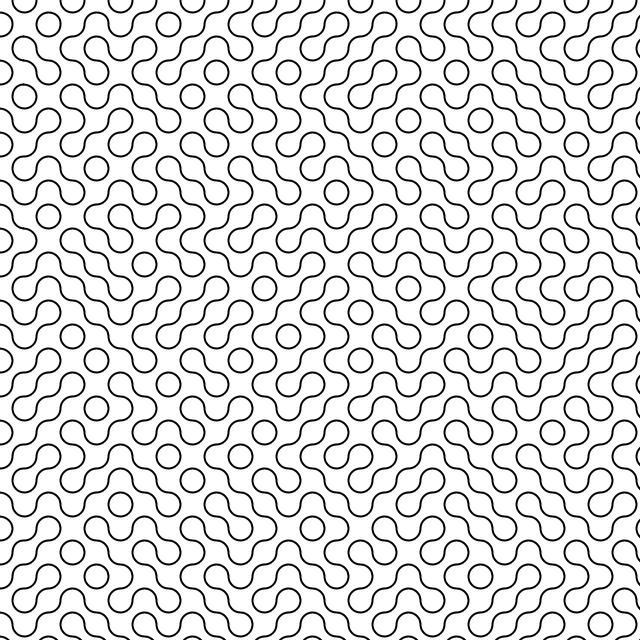
Frame 1 (no input)
Frame 60 (the mouse pressed at the canvas centre just before this capture): identical to frame 1, image omitted
Frame 120 (the mouse held since frame 60 and released just before this capture): identical to frame 1, image omitted

The Processing sketch that drew this single still picture (run headless with seeded random() and noise(); from frame 60 on, the mouse is pressed at the canvas centre):

// Processing sketch: truchet
// ── truchet.pde
ArrayList<Truchet> tiles;

float tile_size = 24;

void setup() {
	size(640, 640);
	
	tiles = new ArrayList<Truchet>();
	
	int num_y = ceil( (height / tile_size) );
	int num_x = ceil( (width / tile_size) );
	
	for(int y = 0; y < num_y; y++) {
		for(int x = 0; x < num_x; x++) {
			Truchet tile = new Truchet(
				(x * tile_size),
				(y * tile_size)
			);
			
			tiles.add(tile);
		}
	}
}

void draw() {
	background(30);
	
	for(Truchet tile : tiles) {
		tile.update();
		tile.draw();
	}
	
	if(frameCount == 50) { save("preview.png"); }
}
// ── Obj.pde
class Truchet {
	float x;
	float y;
	int state;
	
	Truchet(float x_, float y_) {
		x = x_;
		y = y_;
		
		state = round(random(1));
	}
	
	void update() {
		
	}
	
	void draw() {
		pushMatrix();
		pushStyle();
		
		translate(x, y);
		
		fill(color(255));
		noStroke();
		rect(0, 0, tile_size, tile_size);
		
		noFill();
		stroke(color(0));
		strokeWeight( floor((tile_size * 0.1)) );
		
		if(state == 1) {
			arc(
				tile_size, 0,
				tile_size, tile_size,
				HALF_PI, PI
			);
			
			arc(
				0, tile_size,
				tile_size, tile_size,
				(TWO_PI - HALF_PI), TWO_PI
			);
		} else {
			arc(
				tile_size, tile_size,
				tile_size, tile_size,
				PI, (TWO_PI - HALF_PI)
			);
			
			arc(
				0, 0,
				tile_size, tile_size,
				0, HALF_PI
			);
		}
		
		popStyle();
		popMatrix();
	}
}
